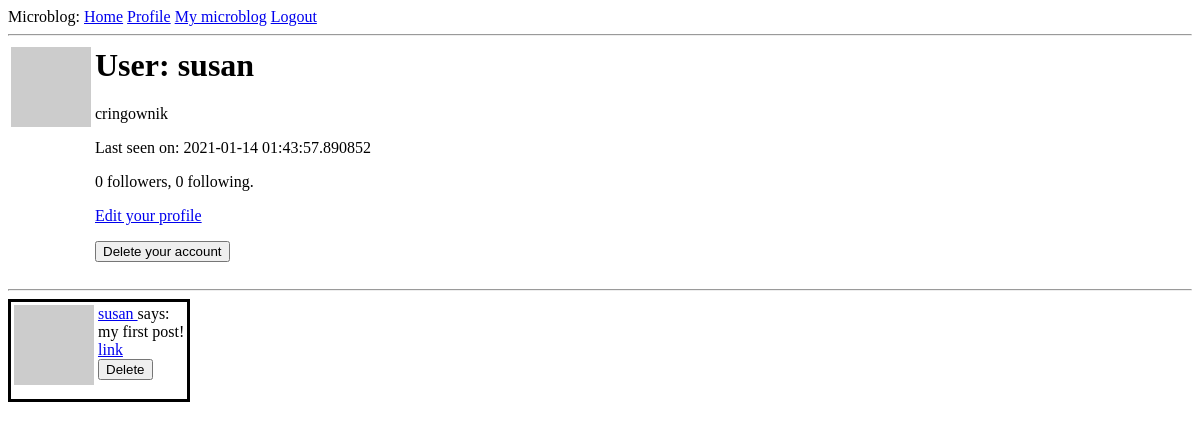
Page /user/susan (signed in) on the earlier database version.
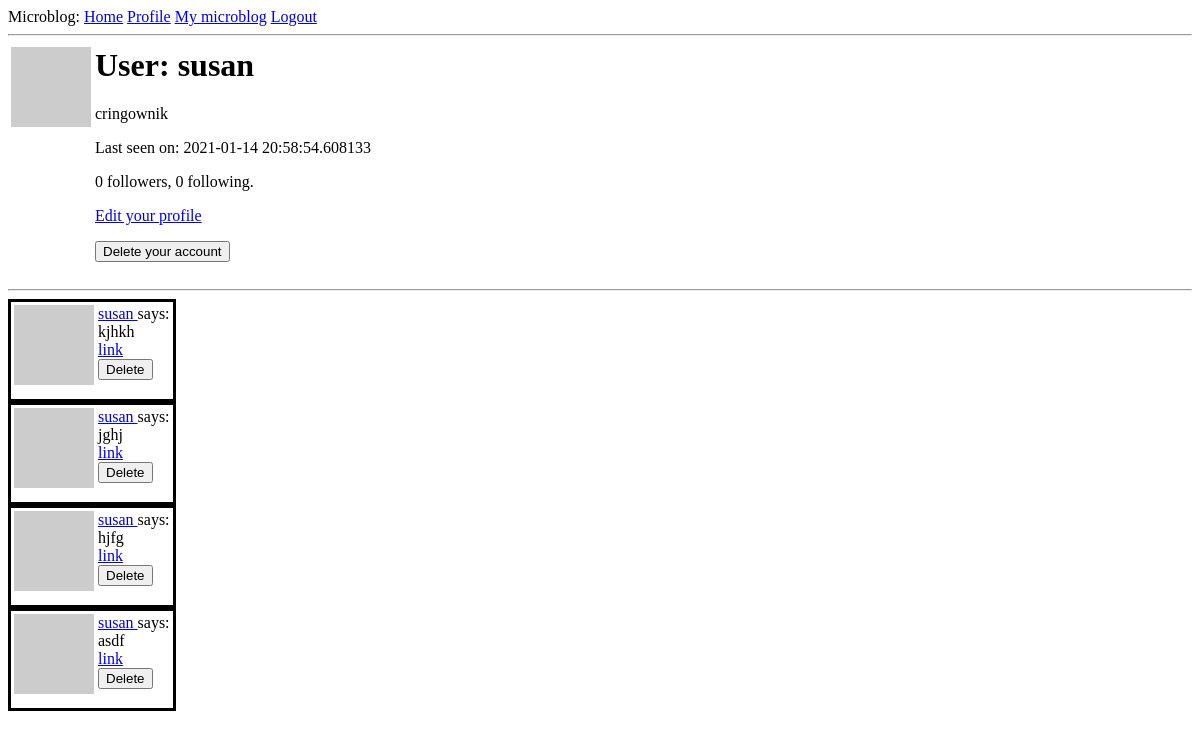
Same page on the later database version.
### app/models.py (models this page shows, shortened)
class User(UserMixin, db.Model):
    id = db.Column(db.Integer, primary_key=True)
    username = db.Column(db.String(64), index=True, unique=True)
    email = db.Column(db.String(120), index=True, unique=True)
    password_hash = db.Column(db.String(128))
    joined = db.Column(db.DateTime, default=datetime.utcnow)
    posts = db.relationship('Post', backref='author', lazy='dynamic')
    about_me = db.Column(db.String(140))
    last_seen = db.Column(db.DateTime, default=datetime.utcnow)
    followed = db.relationship(
        'User', secondary=followers,
        primaryjoin=(followers.c.follower_id == id),
        secondaryjoin=(followers.c.followed_id == id),
        backref=db.backref('followers', lazy='dynamic'), lazy='dynamic')
    last_message_read_time = db.Column(db.DateTime)
    def avatar(self, size):
        digest = md5(self.email.lower().encode('utf-8')).hexdigest()
        return 'https://www.gravatar.com/avatar/{}?d=monsterid&s={}'.format(
            digest, size)

class Post(db.Model):
    id = db.Column(db.Integer, primary_key=True)
    body = db.Column(db.String(140))
    timestamp = db.Column(db.DateTime, index=True, default=datetime.utcnow)
    user_id = db.Column(db.Integer, db.ForeignKey('user.id'))

### app/routes.py (the view)
@app.route('/user/<username>')
@login_required
def user(username):
    user = User.query.filter_by(username=username).first_or_404()
    page = request.args.get('page', 1, type=int)
    posts = user.posts.order_by(Post.timestamp.desc()).paginate(
        page, app.config['POSTS_PER_PAGE'], False)
    next_url = url_for('user', username=user.username, page=posts.next_num) \
        if posts.has_next else None
    prev_url = url_for('user', username=user.username, page=posts.prev_num) \
        if posts.has_prev else None
    form = EmptyForm()
    return render_template('user.html', user=user, posts=posts.items,
                           next_url=next_url, prev_url=prev_url, form=form)

### app/forms.py
class EmptyForm(FlaskForm):
    submit = SubmitField('Submit')

### app/models.py (called while the page is built)
@login.user_loader
def load_user(id):
    return User.query.get(int(id))

### app/routes.py (called while the page is built)
@app.before_request
def before_request():
    if not current_user.is_anonymous:
        if current_user.is_authenticated:
            current_user.last_seen = datetime.utcnow()
            db.session.commit()

### app/templates/user.html (shortened to what this page needs)
{% extends "base.html" %}
{% block content %}
    <table>
        <tr valign="top">
            <td><img src="{{ user.avatar(128) }}"></td>
            <td>
                <h1>User: {{ user.username }}</h1>
                {% if user.about_me %}<p>{{ user.about_me }}</p>{% endif %}
                {% if user.last_seen %}<p>Last seen on: {{ user.last_seen }}</p>{% endif %}
                <p>{{ user.followers.count() }} followers, {{ user.followed.count() }} following.</p>
                {% if user == current_user %}
                    <p><a href="{{ url_for('edit_profile') }}">Edit your profile</a></p>
                {% endif %}
                {% if user == current_user %}
                    <form action="{{ url_for('delete_user', username=user.username) }}" method="post">
                        {{ form.submit(value='Delete your account') }}
                    </form>
                {% endif %}
            </td>
        </tr>
    </table>
    <hr>
    {% for post in posts %}
        {% include '_post.html' %}
    {% endfor %}
{% endblock %}

### app/templates/base.html (shortened to what this page needs)
<html>
<head>
</head>
<body>
    <div>
        Microblog:
        <a href="{{ url_for('index') }}">Home</a>
        {% if current_user.is_anonymous %}
            <a href="{{ url_for('login') }}">Login</a>
        {% else %}
            <a href="{{ url_for('user', username=current_user.username) }}">Profile</a>
            <a href="{{ url_for('my_microblog') }}">My microblog</a>
            <a href="{{ url_for('logout') }}">Logout</a>
        {% endif %}
    </div>
<hr>
{% block content %}{% endblock %}
</body>
</html>

### app/templates/_post.html (shortened to what this page needs)
    <table style="border: solid">
        <tr valign="top">
            <td><img src="{{ post.author.avatar(36) }}"></td>
            <td>
                <a href="{{ url_for('user', username=post.author.username) }}">
                    {{ post.author.username }}
                </a>
                says:<br>{{ post.body }}
                <br> <a href="{{ url_for('post', post_id=post.id) }}">
                    link
                </a>
                {% if current_user == post.author %}
                <form action="{{ url_for('delete_post', post_id=post.id) }}" method="post">
                        {{ form.submit(value='Delete') }}
                    </form>
                {% endif %}
            </td>
        </tr>
    </table>

Differences in the rows shown:
changed User "susan": last_seen "2021-01-14 01:43:57.890852" → "2021-01-14 20:58:54.608133"
added Post: author.username "susan", body "kjhkh"
added Post: author.username "susan", body "jghj"
added Post: author.username "susan", body "hjfg"
changed Post: body "my first post!" → "asdf"
